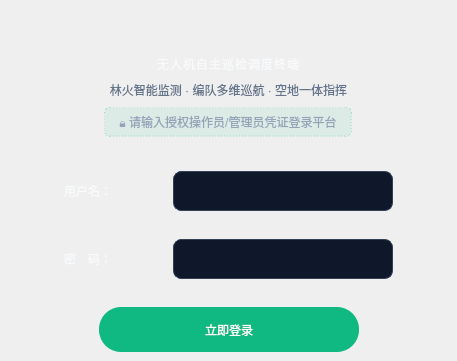
                   <widget class="QWidget" name="signin_page">
                    <layout class="QVBoxLayout" name="verticalLayout_6">
                     <property name="spacing">
                      <number>10</number>
                     </property>
                     <property name="leftMargin">
                      <number>0</number>
                     </property>
                     <property name="topMargin">
                      <number>0</number>
                     </property>
                     <property name="rightMargin">
                      <number>0</number>
                     </property>
                     <property name="bottomMargin">
                      <number>0</number>
                     </property>
                     <item>
                      <widget class="QFrame" name="frame_7">
                       <property name="sizePolicy">
                        <sizepolicy hsizetype="Expanding" vsizetype="Preferred">
                         <horstretch>0</horstretch>
                         <verstretch>0</verstretch>
                        </sizepolicy>
                       </property>
                       <property name="frameShape">
                        <enum>QFrame::Shape::NoFrame</enum>
                       </property>
                       <layout class="QVBoxLayout" name="verticalLayout_22">
                        <property name="spacing">
                         <number>8</number>
                        </property>
                        <property name="leftMargin">
                         <number>20</number>
                        </property>
                        <property name="topMargin">
                         <number>15</number>
                        </property>
                        <property name="rightMargin">
                         <number>20</number>
                        </property>
                        <property name="bottomMargin">
                         <number>15</number>
                        </property>
                        <item>
                         <spacer name="verticalSpacer">
                          <property name="orientation">
                           <enum>Qt::Orientation::Vertical</enum>
                          </property>
                          <property name="sizeHint" stdset="0">
                           <size>
                            <width>20</width>
                            <height>40</height>
                           </size>
                          </property>
                         </spacer>
                        </item>
                        <item>
                         <widget class="QLabel" name="label_13">
                          <property name="styleSheet">
                           <string notr="true">font: 700 16pt &quot;Microsoft YaHei UI&quot;;
color: #f8fafc;
letter-spacing: 1px;</string>
                          </property>
                          <property name="text">
                           <string>无人机自主巡检调度终端</string>
                          </property>
                          <property name="alignment">
                           <set>Qt::AlignmentFlag::AlignCenter</set>
                          </property>
                         </widget>
                        </item>
                        <item>
                         <widget class="QLabel" name="label_sub_info">
                          <property name="styleSheet">
                           <string notr="true">font: 9pt &quot;Microsoft YaHei UI&quot;;
color: #64748b;</string>
                          </property>
                          <property name="text">
                           <string>林火智能监测 · 编队多维巡航 · 空地一体指挥</string>
                          </property>
                          <property name="alignment">
                           <set>Qt::AlignmentFlag::AlignCenter</set>
                          </property>
                         </widget>
                        </item>
                        <item alignment="Qt::AlignmentFlag::AlignHCenter">
                         <widget class="QLabel" name="label_auth_tip">
                          <property name="styleSheet">
                           <string notr="true">font: 9pt &quot;Microsoft YaHei UI&quot;;
color: #94a3b8;
background-color: rgba(16, 185, 129, 0.08);
border: 1px dashed rgba(16, 185, 129, 0.35);
border-radius: 6px;
padding: 5px 14px;</string>
                          </property>
                          <property name="text">
                           <string>🔒 请输入授权操作员/管理员凭证登录平台</string>
                          </property>
                          <property name="alignment">
                           <set>Qt::AlignmentFlag::AlignCenter</set>
                          </property>
                         </widget>
                        </item>
                       </layout>
                      </widget>
                     </item>
                     <item>
                      <widget class="QFrame" name="frame_10">
                       <property name="sizePolicy">
                        <sizepolicy hsizetype="Expanding" vsizetype="Expanding">
                         <horstretch>0</horstretch>
                         <verstretch>4</verstretch>
                        </sizepolicy>
                       </property>
                       <property name="frameShape">
                        <enum>QFrame::Shape::NoFrame</enum>
                       </property>
                       <layout class="QHBoxLayout" name="horizontalLayout_6">
                        <item>
                         <spacer name="horizontalSpacer_8">
                          <property name="orientation">
                           <enum>Qt::Orientation::Horizontal</enum>
                          </property>
                          <property name="sizeHint" stdset="0">
                           <size>
                            <width>42</width>
                            <height>20</height>
                           </size>
                          </property>
                         </spacer>
                        </item>
                        <item>
                         <widget class="QLabel" name="label_3">
                          <property name="styleSheet">
                           <string notr="true">font: 700 14pt &quot;Microsoft YaHei UI&quot;;
color: #f8fafc;</string>
                          </property>
                          <property name="text">
                           <string>用户名：</string>
                          </property>
                         </widget>
                        </item>
                        <item>
                         <spacer name="horizontalSpacer_7">
                          <property name="orientation">
                           <enum>Qt::Orientation::Horizontal</enum>
                          </property>
                          <property name="sizeHint" stdset="0">
                           <size>
                            <width>20</width>
                            <height>20</height>
                           </size>
                          </property>
                         </spacer>
                        </item>
                        <item>
                         <widget class="QLineEdit" name="account_edit">
                          <property name="minimumSize">
                           <size>
                            <width>220</width>
                            <height>40</height>
                           </size>
                          </property>
                          <property name="styleSheet">
                           <string notr="true">#account_edit {
	font: 11pt &quot;Microsoft YaHei UI&quot;;
	color: #f8fafc;
	background-color: #0f172a;
	border: 1px solid #334155;
	border-radius: 8px;
	padding-left: 10px;
}
#account_edit:focus {
	border: 2px solid #10b981;
}</string>
                          </property>
                         </widget>
                        </item>
                        <item>
                         <spacer name="horizontalSpacer_12">
                          <property name="orientation">
                           <enum>Qt::Orientation::Horizontal</enum>
                          </property>
                          <property name="sizeHint" stdset="0">
                           <size>
                            <width>43</width>
                            <height>20</height>
                           </size>
                          </property>
                         </spacer>
                        </item>
                       </layout>
                      </widget>
                     </item>
                     <item>
                      <widget class="QFrame" name="frame_8">
                       <property name="sizePolicy">
                        <sizepolicy hsizetype="Expanding" vsizetype="Expanding">
                         <horstretch>0</horstretch>
                         <verstretch>4</verstretch>
                        </sizepolicy>
                       </property>
                       <property name="frameShape">
                        <enum>QFrame::Shape::NoFrame</enum>
                       </property>
                       <layout class="QHBoxLayout" name="horizontalLayout_5">
                        <item>
                         <spacer name="horizontalSpacer_10">
                          <property name="orientation">
                           <enum>Qt::Orientation::Horizontal</enum>
                          </property>
                          <property name="sizeHint" stdset="0">
                           <size>
                            <width>39</width>
                            <height>20</height>
                           </size>
                          </property>
                         </spacer>
                        </item>
                        <item>
                         <widget class="QLabel" name="label_4">
                          <property name="styleSheet">
                           <string notr="true">font: 700 14pt &quot;Microsoft YaHei UI&quot;;
color: #f8fafc;</string>
                          </property>
                          <property name="text">
                           <string>密　码：</string>
                          </property>
                         </widget>
                        </item>
                        <item>
                         <spacer name="horizontalSpacer_11">
                          <property name="orientation">
                           <enum>Qt::Orientation::Horizontal</enum>
                          </property>
                          <property name="sizeHint" stdset="0">
                           <size>
                            <width>20</width>
                            <height>20</height>
                           </size>
                          </property>
                         </spacer>
                        </item>
                        <item>
                         <widget class="QLineEdit" name="password_edit">
                          <property name="minimumSize">
                           <size>
                            <width>220</width>
                            <height>40</height>
                           </size>
                          </property>
                          <property name="styleSheet">
                           <string notr="true">#password_edit {
	font: 11pt &quot;Microsoft YaHei UI&quot;;
	color: #f8fafc;
	background-color: #0f172a;
	border: 1px solid #334155;
	border-radius: 8px;
	padding-left: 10px;
}
#password_edit:focus {
	border: 2px solid #10b981;
}</string>
                          </property>
                         </widget>
                        </item>
                        <item>
                         <spacer name="horizontalSpacer_9">
                          <property name="orientation">
                           <enum>Qt::Orientation::Horizontal</enum>
                          </property>
                          <property name="sizeHint" stdset="0">
                           <size>
                            <width>41</width>
                            <height>20</height>
                           </size>
                          </property>
                         </spacer>
                        </item>
                       </layout>
                      </widget>
                     </item>
                     <item>
                      <widget class="QFrame" name="frame_9">
                       <property name="sizePolicy">
                        <sizepolicy hsizetype="Preferred" vsizetype="Expanding">
                         <horstretch>0</horstretch>
                         <verstretch>5</verstretch>
                        </sizepolicy>
                       </property>
                       <property name="frameShape">
                        <enum>QFrame::Shape::NoFrame</enum>
                       </property>
                       <layout class="QHBoxLayout" name="horizontalLayout_4">
                        <item>
                         <spacer name="horizontalSpacer_5">
                          <property name="orientation">
                           <enum>Qt::Orientation::Horizontal</enum>
                          </property>
                          <property name="sizeHint" stdset="0">
                           <size>
                            <width>90</width>
                            <height>20</height>
                           </size>
                          </property>
                         </spacer>
                        </item>
                        <item>
                         <widget class="QPushButton" name="signin">
                          <property name="minimumSize">
                           <size>
                            <width>260</width>
                            <height>45</height>
                           </size>
                          </property>
                          <property name="maximumSize">
                           <size>
                            <width>260</width>
                            <height>45</height>
                           </size>
                          </property>
                          <property name="styleSheet">
                           <string notr="true">#signin {
	border-radius: 22px;
	background-color: #10b981;
	color: #ffffff;
	font: 700 13pt &quot;Microsoft YaHei UI&quot;;
	border: none;
}
#signin:hover {
	background-color: #059669;
}
#signin:pressed {
	background-color: #047857;
}</string>
                          </property>
                          <property name="text">
                           <string>立即登录</string>
                          </property>
                         </widget>
                        </item>
                        <item>
                         <spacer name="horizontalSpacer_6">
                          <property name="orientation">
                           <enum>Qt::Orientation::Horizontal</enum>
                          </property>
                          <property name="sizeHint" stdset="0">
                           <size>
                            <width>89</width>
                            <height>20</height>
                           </size>
                          </property>
                         </spacer>
                        </item>
                       </layout>
                      </widget>
                     </item>
                    </layout>
                   </widget>
